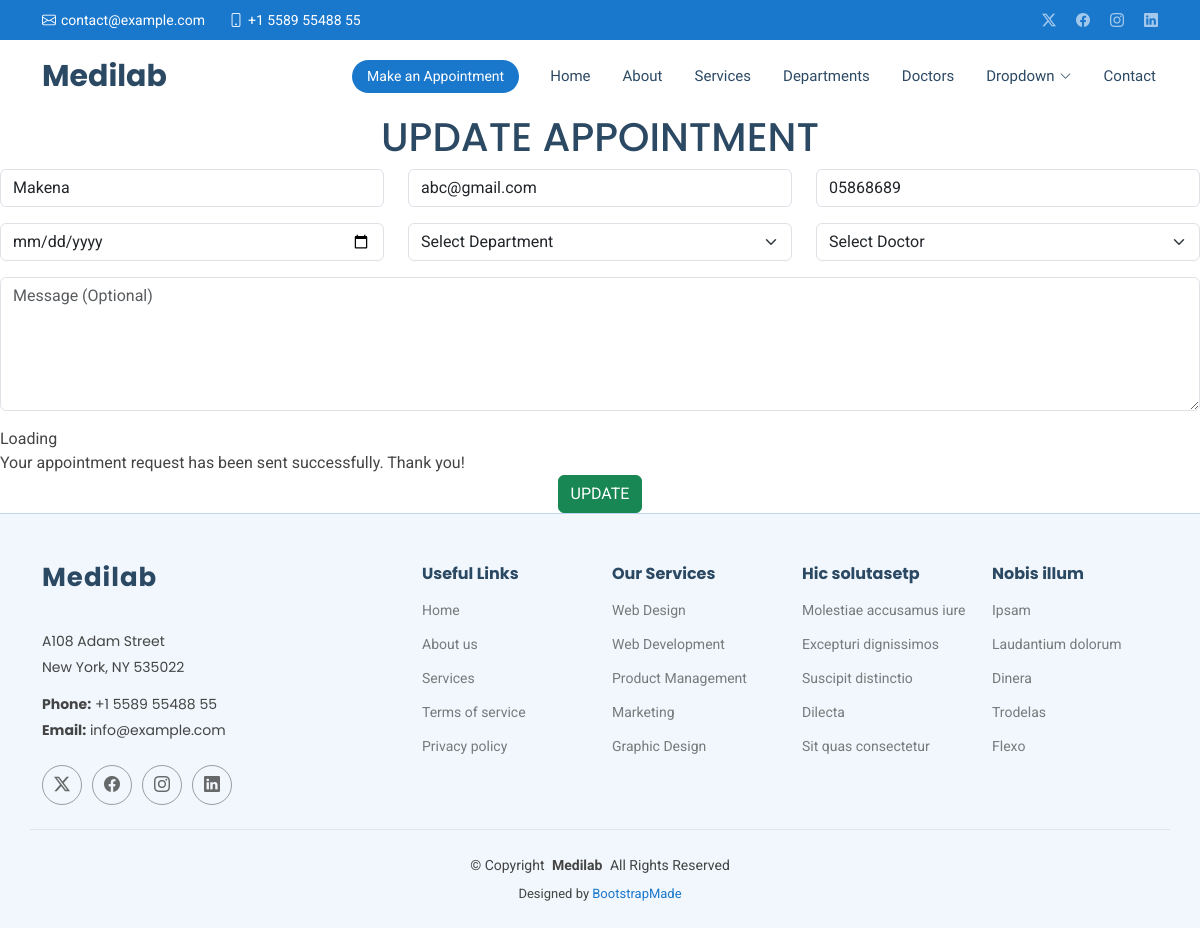
Before: /edit/2 with the older database file.
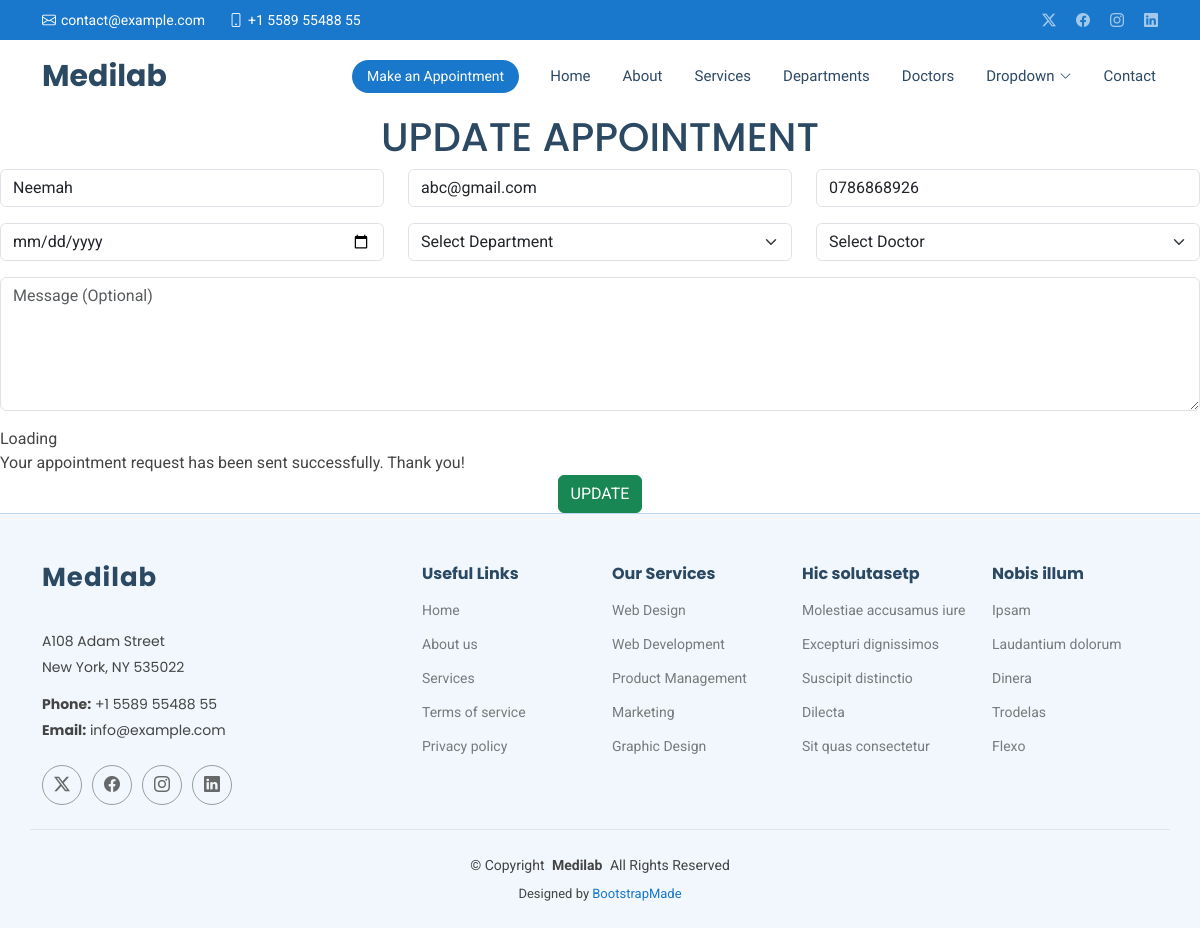
After: the same page with the newer database file.
### MedilabApp/models.py (models this page shows, shortened)
class Appointment(models.Model):
    name = models.CharField(max_length=200)
    email = models.EmailField()
    message = models.TextField()
    phone = models.CharField(max_length=10)
    doctor = models.CharField(max_length=10)
    department = models.CharField(max_length=20)
    date = models.DateField()

### MedilabApp/views.py (the view)
# urls.py: path('edit/<int:id>', views.edit),
def edit(request, id):
    appointment = Appointment.objects.get(id=id)
    return render(request, 'edit.html', {'x': appointment})

### templates/edit.html (shortened to what this page needs)
{% extends 'starter-page.html' %}
{% load static %}
{% block body %}
    <h1 class="text-center">UPDATE APPOINTMENT</h1>
  <form action="/update/{{ x.id }}" method="POST">
          <div class="row">
            <div class="col-md-4 form-group">
              <input type="text" name="name" value="{{ x.name }}" class="form-control" id="name" placeholder="Your Name" required="">
            </div>
            <div class="col-md-4 form-group mt-3 mt-md-0">
              <input type="email" class="form-control" name="email" value="{{ x.email }}" id="email" placeholder="Your Email" required="">
            </div>
            <div class="col-md-4 form-group mt-3 mt-md-0">
              <input type="tel" class="form-control" name="phone" value="{{ x.phone }}" id="phone" placeholder="Your Phone" required="">
            </div>
          </div>
          <div class="row">
            <div class="col-md-4 form-group mt-3">
              <input type="date" name="date" value="{{ x.date }}" class="form-control datepicker" id="date" placeholder="Appointment Date" required="">
            </div>
            <div class="col-md-4 form-group mt-3">
              <select name="department" value="{{ x.department }}" id="department" class="form-select" required="">
                <option value="">Select Department</option>
              </select>
            </div>
            <div class="col-md-4 form-group mt-3">
              <select name="doctor" value="{{ x.doctor }}" id="doctor" class="form-select" required="">
                <option value="">Select Doctor</option>
              </select>
            </div>
          </div>
          <div class="form-group mt-3">
            <textarea class="form-control" name="message" value="{{ x.message }}" rows="5" placeholder="Message (Optional)"></textarea>
          </div>
          <div class="mt-3">
            <div class="loading">Loading</div>
            <div class="sent-message">Your appointment request has been sent successfully. Thank you!</div>
            <div class="text-center"><button  class="btn btn-success" type="submit">UPDATE</button></div>
          </div>
        </form>
{% endblock %}

Changed rows visible on the page:
changed Appointment "abc@gmail.com": name "Makena" → "Neemah"; phone "05868689" → "0786868926"
